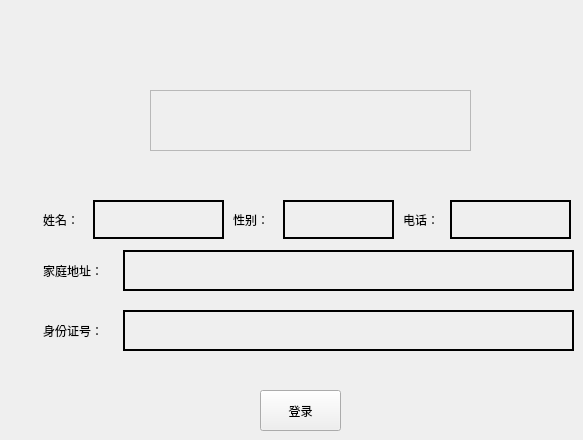
     <widget class="QWidget" name="idCard">
      <widget class="QPushButton" name="idLogin">
       <property name="geometry">
        <rect>
         <x>260</x>
         <y>390</y>
         <width>81</width>
         <height>41</height>
        </rect>
       </property>
       <property name="text">
        <string>登录</string>
       </property>
       <property name="autoDefault">
        <bool>false</bool>
       </property>
       <property name="default">
        <bool>false</bool>
       </property>
       <property name="flat">
        <bool>false</bool>
       </property>
      </widget>
      <widget class="QLabel" name="idCardNumber">
       <property name="geometry">
        <rect>
         <x>123</x>
         <y>310</y>
         <width>451</width>
         <height>41</height>
        </rect>
       </property>
       <property name="frameShape">
        <enum>QFrame::WinPanel</enum>
       </property>
       <property name="text">
        <string/>
       </property>
      </widget>
      <widget class="QLabel" name="idAddress">
       <property name="geometry">
        <rect>
         <x>123</x>
         <y>250</y>
         <width>451</width>
         <height>41</height>
        </rect>
       </property>
       <property name="frameShape">
        <enum>QFrame::WinPanel</enum>
       </property>
       <property name="text">
        <string/>
       </property>
      </widget>
      <widget class="QLabel" name="idName_5">
       <property name="geometry">
        <rect>
         <x>215</x>
         <y>189</y>
         <width>61</width>
         <height>21</height>
        </rect>
       </property>
       <property name="text">
        <string/>
       </property>
      </widget>
      <widget class="QLabel" name="idUsername">
       <property name="geometry">
        <rect>
         <x>150</x>
         <y>90</y>
         <width>321</width>
         <height>61</height>
        </rect>
       </property>
       <property name="font">
        <font>
         <pointsize>16</pointsize>
         <weight>50</weight>
         <bold>false</bold>
        </font>
       </property>
       <property name="frameShape">
        <enum>QFrame::StyledPanel</enum>
       </property>
       <property name="text">
        <string/>
       </property>
      </widget>
      <widget class="QLabel" name="idLabel5">
       <property name="geometry">
        <rect>
         <x>43</x>
         <y>310</y>
         <width>81</width>
         <height>41</height>
        </rect>
       </property>
       <property name="text">
        <string>身份证号：</string>
       </property>
      </widget>
      <widget class="QLabel" name="idLabel4">
       <property name="geometry">
        <rect>
         <x>43</x>
         <y>250</y>
         <width>81</width>
         <height>41</height>
        </rect>
       </property>
       <property name="frameShape">
        <enum>QFrame::NoFrame</enum>
       </property>
       <property name="text">
        <string>家庭地址：</string>
       </property>
      </widget>
      <widget class="QLabel" name="idName">
       <property name="geometry">
        <rect>
         <x>93</x>
         <y>200</y>
         <width>131</width>
         <height>39</height>
        </rect>
       </property>
       <property name="frameShape">
        <enum>QFrame::WinPanel</enum>
       </property>
       <property name="text">
        <string/>
       </property>
      </widget>
      <widget class="QLabel" name="idPhone">
       <property name="geometry">
        <rect>
         <x>450</x>
         <y>200</y>
         <width>121</width>
         <height>39</height>
        </rect>
       </property>
       <property name="frameShape">
        <enum>QFrame::WinPanel</enum>
       </property>
       <property name="text">
        <string/>
       </property>
      </widget>
      <widget class="QLabel" name="idLabel2">
       <property name="geometry">
        <rect>
         <x>233</x>
         <y>200</y>
         <width>41</width>
         <height>39</height>
        </rect>
       </property>
       <property name="text">
        <string>性别：</string>
       </property>
      </widget>
      <widget class="QLabel" name="idSex">
       <property name="geometry">
        <rect>
         <x>283</x>
         <y>200</y>
         <width>111</width>
         <height>39</height>
        </rect>
       </property>
       <property name="frameShape">
        <enum>QFrame::WinPanel</enum>
       </property>
       <property name="text">
        <string/>
       </property>
      </widget>
      <widget class="QLabel" name="idLabel3">
       <property name="geometry">
        <rect>
         <x>403</x>
         <y>200</y>
         <width>41</width>
         <height>39</height>
        </rect>
       </property>
       <property name="text">
        <string>电话：</string>
       </property>
      </widget>
      <widget class="QLabel" name="idLabel">
       <property name="geometry">
        <rect>
         <x>43</x>
         <y>200</y>
         <width>51</width>
         <height>39</height>
        </rect>
       </property>
       <property name="text">
        <string>姓名：</string>
       </property>
      </widget>
      <zorder>idLabel5</zorder>
      <zorder>idLabel4</zorder>
      <zorder>idLogin</zorder>
      <zorder>idCardNumber</zorder>
      <zorder>idAddress</zorder>
      <zorder>idName_5</zorder>
      <zorder>idUsername</zorder>
      <zorder>idName</zorder>
      <zorder>idPhone</zorder>
      <zorder>idLabel2</zorder>
      <zorder>idSex</zorder>
      <zorder>idLabel3</zorder>
      <zorder>idLabel</zorder>
     </widget>
